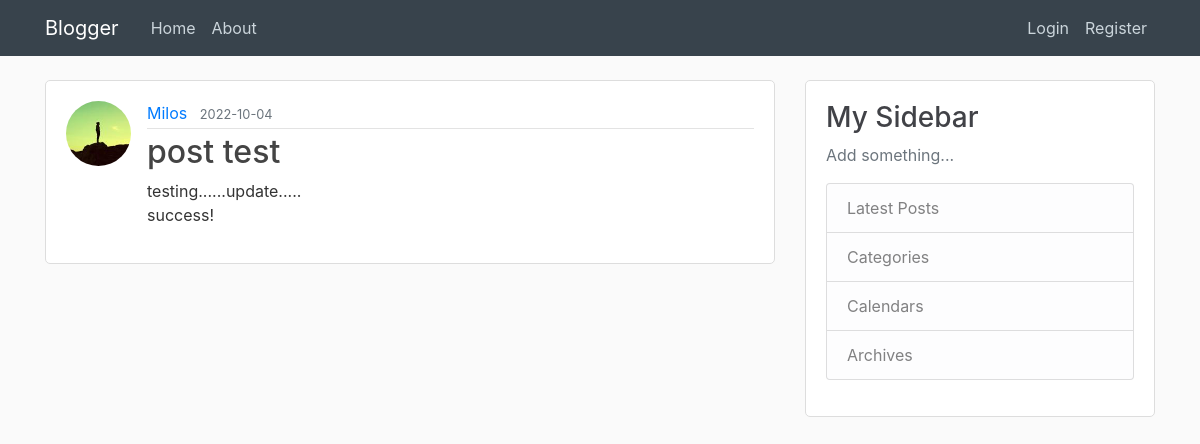
The app's page /post/4 with its own data.
### blogger/models.py (models this page shows, shortened)
class User(db.Model, UserMixin):
    id = db.Column(db.Integer, primary_key=True)
    username = db.Column(db.String(20), unique=True, nullable=False)
    email = db.Column(db.String(120), unique=True, nullable=False)
    image_file = db.Column(db.String(20), nullable=False, default='default.jpg')
    password = db.Column(db.String(60), nullable=False)
    posts = db.relationship('Post', backref='author', lazy=True)

class Post(db.Model):
    id = db.Column(db.Integer, primary_key=True)
    title = db.Column(db.String(100), nullable=False)
    date_posted = db.Column(db.DateTime, nullable=False, default=datetime.utcnow)
    content = db.Column(db.Text, nullable=False)
    user_id = db.Column(db.Integer, db.ForeignKey('user.id'), nullable=False)

### blogger/posts/routes.py (the view)
@bp.route("/post/<int:post_id>")
def post(post_id):
    post = Post.query.get_or_404(post_id)
    return render_template('post.html', title=post.title, post=post)

### blogger/templates/post.html (shortened to what this page needs)
{% extends 'layout.html' %}
{% block content %}
    <article class="media content-section">
        <img class="rounded-circle article-img" src="{{ url_for('static', filename='profile_pics/' + post.author.image_file) }}">
        <div class="media-body">
            <div class="article-metadata">
                <a class="mr-2" href="{{ url_for('users.user_posts', username=post.author.username) }}">{{ post.author.username }}</a>
                <small class="text-muted">{{ post.date_posted.strftime('%Y-%m-%d') }}</small>
            </div>
            <h2 class="article-title">{{ post.title }}</h2>
            <p class="article-content">{{ post.content }}</p>
        </div>
    </article>
{% endblock %}

### blogger/static/main.css (style rules this page uses)
body { background: #fafafa; color: #333333; margin-top: 5rem; }
h1, h2, h3, h4, h5, h6 { color: #414247; }
.content-section { background: #ffffff; padding: 20px 20px; border: 1px solid #dddddd; border-radius: 5px; margin-bottom: 20px; }
.article-title { color: #444444; }
.article-content { white-space: pre-line; }
.article-img { height: 65px; width: 65px; margin-right: 16px; }
.article-metadata { padding-bottom: 3px; margin-bottom: 4px; border-bottom: 1px solid #e3e3e3 }

### records on screen
User: image_file (picture), author.username "Milos"
Post: date_posted "2022-10-04", title "post test", content "testing......update..... success!"
